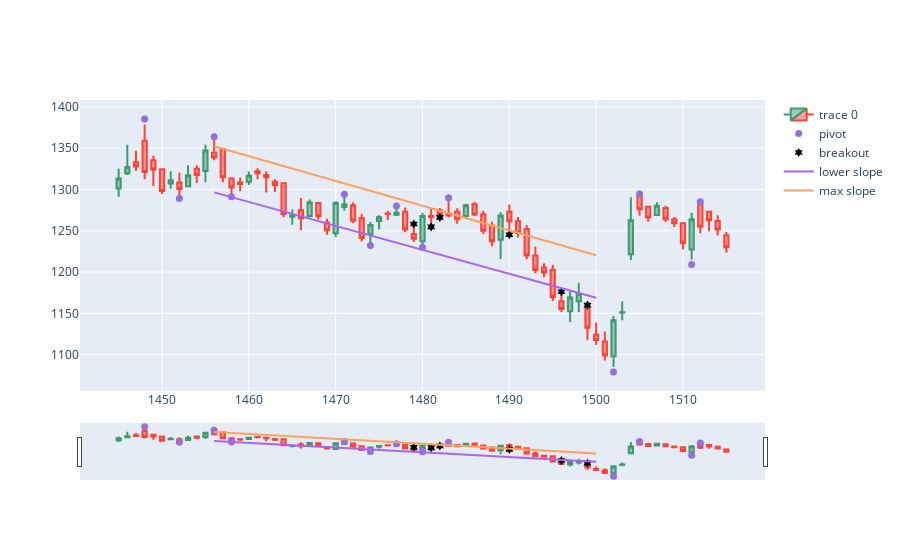

This figure's notebook cell:
### Code cell
# indObj.showPivotMarkers(0,500)
# indObj.showChannel(500, 40)
indObj.showIndicator(1500, 40)
